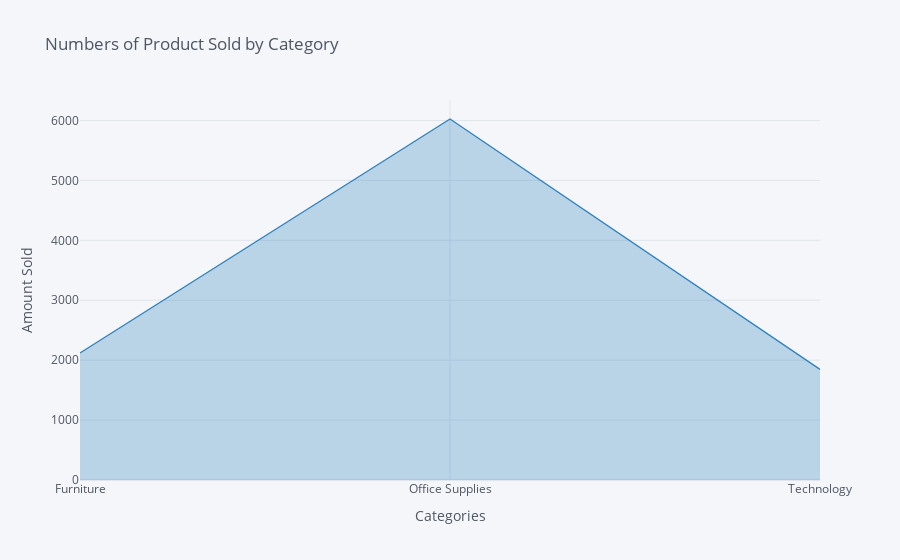

Source (notebook cell):
### Code cell
cat.iplot(kind='scatter',xTitle='Categories',yTitle='Amount Sold',title='Numbers of Product Sold by Category',
                         colorscale='-blues',fill=True)

### Figure 1 — Plotly figure (JSON) as saved in the notebook; plotly's stock layout.template omitted (floating-point values rounded to 4 significant figures)
{"data": [{"fill": "tozeroy", "fillcolor": "rgba(49, 130, 189, 0.3)", "line": {"color": "rgba(49, 130, 189, 1.0)", "dash": "solid", "shape": "linear", "width": 1.3}, "mode": "lines", "name": "Sales", "text": "", "type": "scatter", "x": ["Furniture", "Office Supplies", "Technology"], "y": [2121, 6026, 1847]}], "layout": {"legend": {"bgcolor": "#F5F6F9", "font": {"color": "#4D5663"}}, "paper_bgcolor": "#F5F6F9", "plot_bgcolor": "#F5F6F9", "title": {"font": {"color": "#4D5663"}, "text": "Numbers of Product Sold by Category"}, "xaxis": {"gridcolor": "#E1E5ED", "showgrid": true, "tickfont": {"color": "#4D5663"}, "title": {"font": {"color": "#4D5663"}, "text": "Categories"}, "zerolinecolor": "#E1E5ED"}, "yaxis": {"gridcolor": "#E1E5ED", "showgrid": true, "tickfont": {"color": "#4D5663"}, "title": {"font": {"color": "#4D5663"}, "text": "Amount Sold"}, "zerolinecolor": "#E1E5ED"}}}
